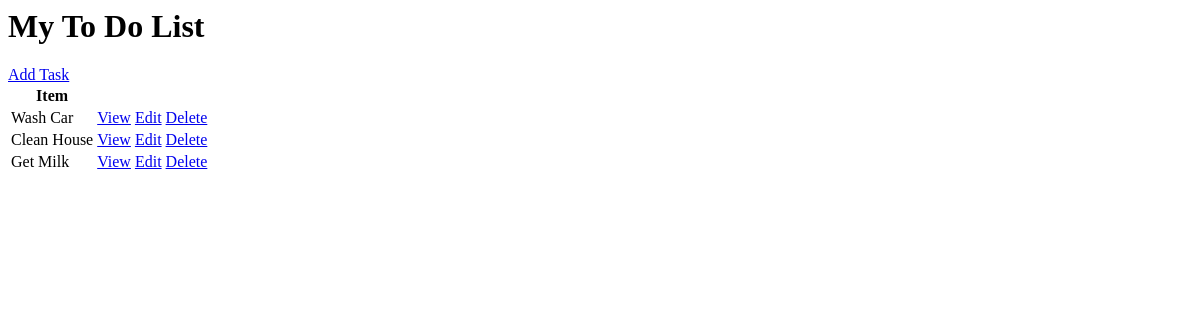
Before: / with the older database file.
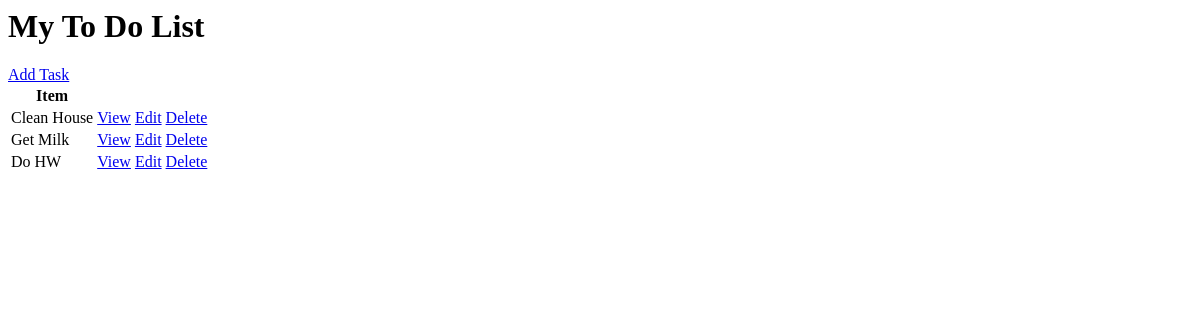
After: the same page with the newer database file.
### base/models.py (models this page shows, shortened)
class Task(models.Model):
    user = models.ForeignKey(
        User, on_delete=models.CASCADE, null= True, blank=True)
    title = models.CharField(max_length=200)
    description = models.TextField( null= True, blank=True)
    complete = models.BooleanField(default = False)
    created = models.DateTimeField(auto_now_add=True)
    class Meta:
        ordering = ['complete']

### base/views.py (the view)
# urls.py: path('', TaskList.as_view(), name= 'tasks'),
class TaskList(ListView):
    model = Task
    context_object_name = 'tasks'

### base/templates/base/task_list.html
<h1>My To Do List</h1>
<a href="{% url 'task-create' %}">Add Task</a>
<table>
    <tr>
        <th>Item</th>
        <th></th>
        <th></th>
    </tr>
    {% for task in tasks %}
    <tr>
        <td>{{task.title}}</td>
        <td><a href="{%url 'task' task.id%}" > View</a></td>
        <td><a href="{%url 'task-update' task.id%}" > Edit</a></td>
        <td><a href="{% url 'task-delete' task.id%}" > Delete</a></td>
    </tr>
    {% empty %}
    <h3>No items</h3>
    {% endfor %}
</table>

Changed rows visible on the page:
removed Task: title "Wash Car"
added Task: title "Do HW"
